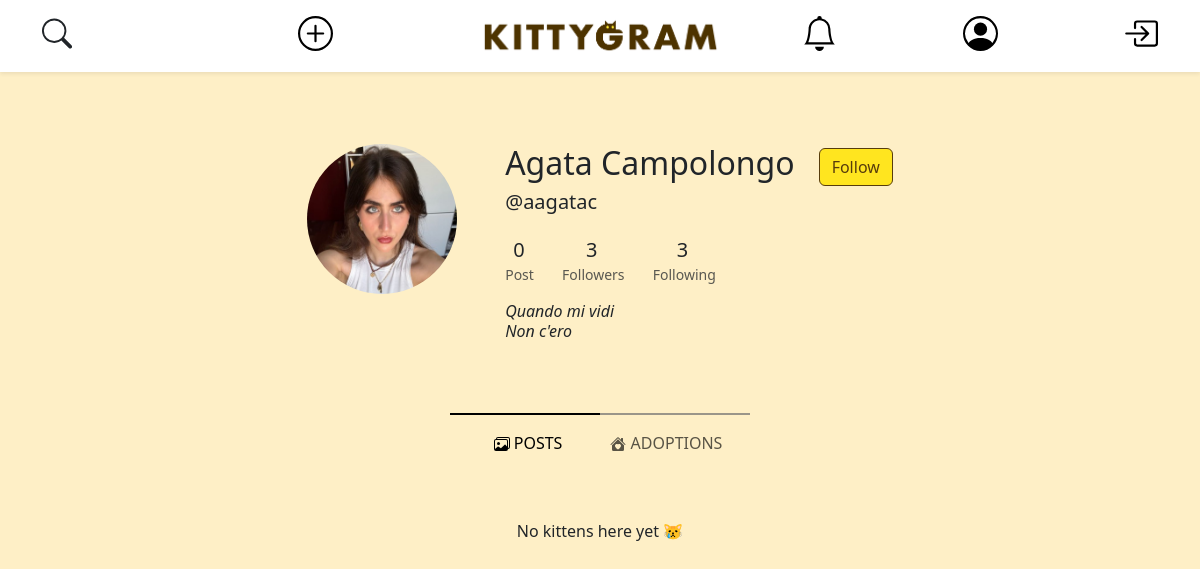
The page /open-profile.php?username=aagatac on the database its author committed.
### tables this page shows
CREATE TABLE IF NOT EXISTS ACCOUNT (
    user_id INT AUTO_INCREMENT PRIMARY KEY,
    username VARCHAR(25) NOT NULL UNIQUE,
    email VARCHAR(319) NOT NULL UNIQUE,
    password VARCHAR(512) NOT NULL,  
    salt VARCHAR(512) NOT NULL,
    first_name VARCHAR(25) NOT NULL,
    last_name VARCHAR(25) NOT NULL,
    user_bio VARCHAR(255) NOT NULL DEFAULT " ",
    profile_pic_id INT DEFAULT 1,
    city_id INT
);

CREATE TABLE IF NOT EXISTS MEDIA (
    media_id INT AUTO_INCREMENT PRIMARY KEY,
    file_name VARCHAR(255) NOT NULL,
    post_id INT
);

### db-config.php (called while the page is built, shortened)
<?php
$dbname = "kittygram";
require_once("db/database.php");
$dbh = new DatabaseHelper($dbname);

### db/database.php (called while the page is built, shortened)
<?php
class DatabaseHelper
{
    private $db;
    public function __construct($dbname, $servername = "localhost", $username = "root", $password = "", $port = 3306)
    {
        $this->db = new mysqli($servername, $username, $password, $dbname, $port);
    }
    public function getIdFromUsername($username)
    {
        $stmt = $this->db->prepare("SELECT user_id FROM account WHERE account.username = ? LIMIT 1");
        $stmt->bind_param("s", $username);
        $stmt->execute();
        $result = $stmt->get_result()->fetch_all(MYSQLI_ASSOC)[0];
        return count($result) > 0 ? $result['user_id'] : 0;
    }
    public function getAccountFromUsername($username)
    {
        $query = "SELECT user_id as id, username, file_name as pic, first_name, last_name, user_bio, email FROM account
                    LEFT JOIN media ON account.profile_pic_id = media.media_id
                    WHERE account.username = ?
                    LIMIT 1;";
        $stmt = $this->db->prepare($query);
        $stmt->bind_param("s", $username);
        $stmt->execute();
        $result = $stmt->get_result();
        return $result->fetch_all(MYSQLI_ASSOC)[0];
    }
    public function isUsernameTaken($username)
    {
        $query = "SELECT * FROM ACCOUNT WHERE username = ?";
        $lowerUsername = strtolower($username);
        $stmt = $this->db->prepare($query);
        $stmt->bind_param("s", $lowerUsername);
        $stmt->execute();
        $result = $stmt->get_result();
        if ($result && $result->num_rows > 0) {
            return true;
        } else {
            return false;
        }
    }
    public function getFollowedAccount($user_id)
    {
        $query = "SELECT username, file_name
                    FROM account LEFT JOIN follow ON account.user_id = follow.followed
                    LEFT JOIN media ON account.profile_pic_id = media.media_id
                    WHERE follow.follower = ?;";
        $stmt = $this->db->prepare($query);
        $stmt->bind_param("i", $user_id);
        $stmt->execute();
        $result = $stmt->get_result();
        return $result->fetch_all(MYSQLI_ASSOC);
    }
    public function getFollowersAccount($user_id)
    {
        $query = "SELECT username, file_name
                    FROM account LEFT JOIN follow ON account.user_id = follow.follower
                    LEFT JOIN media ON account.profile_pic_id = media.media_id
                    WHERE follow.followed = ?;";
        $stmt = $this->db->prepare($query);
        $stmt->bind_param("i", $user_id);
        $stmt->execute();
        $result = $stmt->get_result();
        return $result->fetch_all(MYSQLI_ASSOC);
    }
    public function getNumPostFromId($user_id)
    {
        $stmt = $this->db->prepare("SELECT COUNT(*) AS num_posts FROM POST WHERE user_id = ?");
        $stmt->bind_param('i', $user_id);
        $stmt->execute();
        $stmt->bind_result($numPost);
        return $numPost;
    }
    public function getUserPosts($idOrUsername)
    {
        $query = "SELECT post.post_id,
                     CASE
                        WHEN adoption.post_id IS NOT NULL THEN 1
                        ELSE 0
                     END AS is_adoption
              FROM post
              LEFT JOIN account ON post.user_id = account.user_id
              LEFT JOIN adoption ON post.post_id = adoption.post_id
              WHERE account.username = ?
                 OR account.user_id = ?
              ORDER BY post.post_id DESC";
        $stmt = $this->db->prepare($query);
        $stmt->bind_param("si", $idOrUsername, $idOrUsername);
        $stmt->execute();
        $result = $stmt->get_result()->fetch_all(MYSQLI_ASSOC);
        $userPosts = array('posts' => array(), 'adoptions' => array());
        return $userPosts;
    }
    public function isFollowing($follower, $followed)
    {
        $follower_id = $this->getIdFromUsername($follower);
        $followed_id = $this->getIdFromUsername($followed);
        if (isset($follower_id, $followed_id)) {
            $query = "SELECT * FROM follow WHERE follow.follower = ? AND follow.followed = ? LIMIT 1;";
            $stmt = $this->db->prepare($query);
            $stmt->bind_param("ii", $follower_id, $followed_id);
            $stmt->execute();
            $stmt->store_result();
            return $stmt->num_rows();
        }
        return 0;
    }
}

### open-profile.php (the view, shortened to what this page needs)
<?php
require_once ("db-config.php");
if (isset($_GET['username']) && $dbh->isUsernameTaken($_GET['username'])): ?>
  <!DOCTYPE html>
  <html lang="en">
  <head>
    <link rel="stylesheet" href="./css/style.css" />
    <link href="https://cdn.jsdelivr.net/npm/bootstrap@5.3.3/dist/css/bootstrap.min.css" rel="stylesheet"
 />
    <?php
    $accountResult = $dbh->getAccountFromUsername($_GET['username']);
    $posts = $dbh->getUserPosts($_GET['username']);
    $followers = $dbh->getFollowersAccount($accountResult['id']);
    $following = $dbh->getFollowedAccount($accountResult['id']);
    ?>
  </head>
  <body>
    <?php require_once ("./components/navbar.php") ?>
    <div id="followersModalContainer"> <?php echo require_once ("./modals/followers-modal.php") ?></div>
    <div id="followingModalContainer"> <?php echo require_once ("./modals/following-modal.php") ?> </div>
    <div class="container d-flex justify-content-center mt-5 py-5">
      <img src="./img/<?php echo $accountResult['pic']; ?>" class="rounded-circle" alt="profile-pic" width="150"
        height="150" />
      <ul class="ms-5">
        <li class="list-group-item d-flex justify-content-between align-items-center" id="name-last-name">
          <h2><?php echo $accountResult['first_name'] . " " . $accountResult['last_name']; ?></h2>
          <?php if ($accountResult['username'] == $_SESSION['username']): ?>
            <button type="button" class="btn btn-light ms-4" id="user-settings-button" name="user-settings-button">
              Edit Profile
            </button>
          <?php else: ?>
            <?php
            $isFollowing = $dbh->isFollowing($_SESSION['username'], $accountResult['username']);
            $buttonDesignClass = $isFollowing ? "btn-light" : "btn-primary";
            $buttonText = $isFollowing ? "Following" : "Follow";
            ?>
            <button id="followButton" type="button" class="btn ms-4 btn-light <?php echo $buttonDesignClass ?>"
              followed="<?php echo htmlspecialchars($accountResult['username']); ?>"
              follower="<?php echo htmlspecialchars($_SESSION['username']); ?>">
              <?php echo $buttonText ?>
            </button>
          <?php endif; ?>
        </li>
        <li class="list-group-item">
          <h5>@<?php echo $accountResult['username'] ?></h5>
        </li>
        <li class="list-inline-item mt-3 me-4">
          <h5 class="font-weight-bold mb-0 d-block ms-2 ">
            <?php echo $dbh->getNumPostFromId($accountResult['id']) ?>
          </h5>
          <small class="text-muted"> <i class="fas fa-image mr-1"></i>Post</small>
        </li>
        <li class="list-inline-item me-4">
          <h5 class="font-weight-bold mb-0 d-block ms-4" data-bs-toggle="modal" data-bs-target="#followersModal" role="button">
            <?php echo count($followers) ?>
          </h5>
          <small class="text-muted">
            <i class="fas fa-user mr-1"></i>Followers</small>
        </li>
        <li class="list-inline-item">
          <h5 class="font-weight-bold mb-0 d-block ms-4" data-bs-toggle="modal" data-bs-target="#followingModal" role="button">
            <?php echo count($following) ?>
          </h5>
          <small class="text-muted">
            <i class="fas fa-user mr-1"></i>Following</small>
        </li>
        <li class="list-group-item mt-3">
          <h6>
            <em><?php echo nl2br(wordwrap($accountResult['user_bio'], 50, "\n", true)); ?></em>
          </h6>
        </li>
      </ul>
    </div>
    <?php
    $current_route = isset($_GET['route']) && ($_GET['route'] == 'posts' || $_GET['route'] == 'adoptions') ? $_GET['route'] : 'posts';
    ?>
    <div class=" container-fluid justify-content-center ">
      <div class="active-indicator-container">
        <div class="active-indicator">
          <div class="half-bar half-bar-left <?php echo $current_route == 'posts' ? 'active' : 'inactive'; ?>">
          </div>
          <div class="half-bar half-bar-right <?php echo $current_route == 'adoptions' ? 'active' : 'inactive'; ?>">
          </div>
        </div>
      </div>
    </div>
    <nav class="navbar navbar-expand">
      <div class="container-fluid">
        <div class="collapse navbar-collapse justify-content-center" id="navbarNavAltMarkup">
          <div class="navbar-nav mx-auto">
            <a class="nav-link mx-3 <?php echo $current_route == 'posts' ? 'active' : ''; ?>" aria-current="page"
              href="open-profile.php?username=<?php echo $accountResult['username'] ?>">
               POSTS</a>
            <a class="nav-link mx-3 <?php echo $current_route == 'adoptions' ? 'active' : ''; ?>"
              href="open-profile.php?username=<?php echo $accountResult['username'] ?>&route=adoptions">
               ADOPTIONS</a>
          </div>
        </div>
      </div>
    </nav>
    <?php
    if ($current_route === 'adoptions') {
      $postToShow = $posts['adoptions'];
    } else if ($current_route === 'posts') {
      $postToShow = $posts['posts'];
    }
    ?>
    <div class=" mt-5 container text-center justify-content-center" id="userPostsContainer">
      <?php if (count($postToShow) > 0): ?>
        <div class="row row-cols-auto justify-content-center">
          <?php foreach ($postToShow as $post): ?>
            <div class="col">
              <a href="open-post.php?post_id=<?php echo $post['post_id'] ?>">
                <div class="post-image-container-profile mb-4"> <img src="./img/<?php echo $post['media'][0] ?>"
                    class="img-fluid rounded shadow-sm" alt="" /></div>
              </a>
            </div>
          <?php endforeach; ?>
        </div>
      <?php else: ?>
        <p>No kittens here yet 😿</p>
      <?php endif; ?>
    </div>
  </body>
  </html>
<?php else:
  header('Location: ./index.php');
endif;

### css/style.css (style rules this page uses)
:root { --primary-color: #573c0c; --secondary-color: #ffe51f; --bg-color: #feefc6 !important; --btn-primary-color: #ffe51f; --btn-secondary-color: #feefc6; }
body, header, .card, nav { background-color: var(--bg-color) !important; }
ul { list-style-type: none; padding: 0; }
.btn-primary { background-color: var(--secondary-color) !important; border-color: var(--primary-color) !important; color: var(--primary-color) !important; }
.active-indicator { display: flex !important; height: 2px !important; width: 50% !important; max-width: 300px !important; }
.active-indicator-container { display: flex !important; justify-content: center !important; }
.active-indicator .half-bar { flex: 1 !important; }
.half-bar-left.active, .half-bar-right.active { background-color: #000 !important; }
.half-bar-left.inactive, .half-bar-right.inactive { background-color: #9a9589 !important; }

### rows shown on the page
account: profile_pic.file_name (picture), first_name "Agata", last_name "Campolongo", username "aagatac", user_bio "Quando mi vidi Non c'ero"

### other values the page prints
$buttonText "Follow"
$dbh->getNumPostFromId($accountResult['id']) "0"
count($followers) "3"
count($following) "3"
